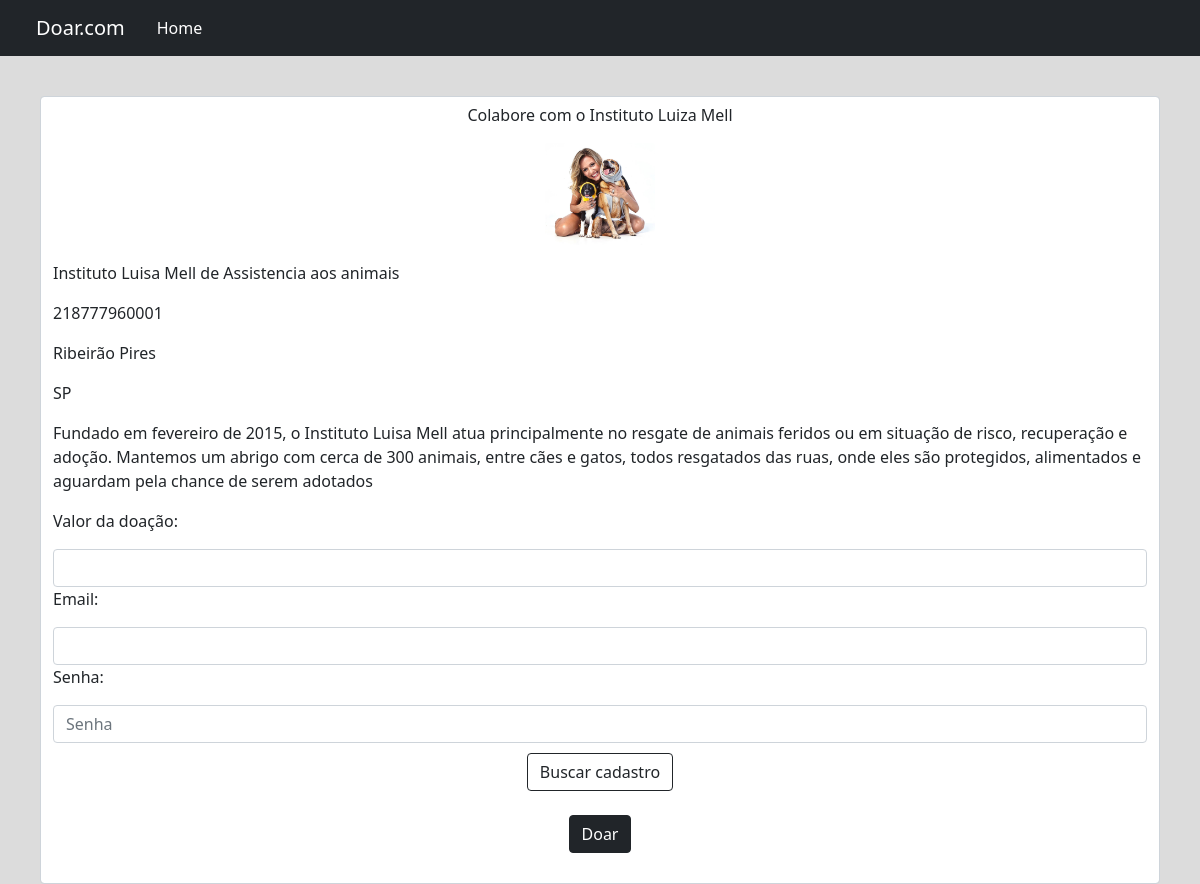
Screenshot of /pages/instituto-luiza-mel.php with the database file from the repository.
### tables this page shows
CREATE TABLE `instituicao` (
  `idinstituicao` int NOT NULL,
  `nome` varchar(100) DEFAULT NULL,
  `cnpj` varchar(20) DEFAULT NULL,
  `cep` varchar(8) NOT NULL,
  `cidade` varchar(100) NOT NULL,
  `logradouro` varchar(200) DEFAULT NULL,
  `numero` varchar(30) DEFAULT NULL,
  `complemento` varchar(100) DEFAULT NULL,
  `bairro` varchar(100) DEFAULT NULL,
  `estado` char(2) DEFAULT NULL,
  `descricao` varchar(500) NOT NULL
);

### pages/instituto-luiza-mel.php (the view, shortened to what this page needs)
<!DOCTYPE html>
<html lang="en">
<head>
    <link href="https://cdn.jsdelivr.net/npm/bootstrap@5.1.3/dist/css/bootstrap.min.css" rel="stylesheet">
    <link rel="stylesheet" href="../css/estilopaginas.css">
</head>
<body>
    <nav class="navbar navbar-expand-lg navbar-dark bg-dark">
        <div class="container-fluid">
            <a class="navbar-brand mx-4" href="#">Doar.com</a>
            <div class="collapse navbar-collapse" id="navbarNav">
                <ul class="navbar-nav">
                    <li class="nav-item">
                        <a class="nav-link active" aria-current="page" href="../index.php">Home</a>
                    </li>
                </ul>
            </div>
        </div>
    </nav>
    <div class="container-div">
        <form action="" method="POST" class="form-control">
            <p>Colabore com o Instituto Luiza Mell</p>
            <p class="texto">
                <img class="rounded mx-auto d-block" src="../imagens/luisaMell.jpg" width="10%" height="10%">
            </p>
            <?php
            include("../bd/conexao.php");
            $sql="SELECT nome, cnpj, cidade, estado, descricao FROM instituicao WHERE idinstituicao = 6";
            $res = mysqli_query($con, $sql);
            while($sql = mysqli_fetch_array($res))
            {
            ?>
                <p class="texto"><label for="nome"><?php echo $sql['nome'];?></label></p>
                <p class="texto"><label for="cnpj"><?php echo $sql['cnpj'];?></label></p>
                <p class="texto"><label for="cidade"><?php echo $sql['cidade'];?></label></p>
                <p class="texto"><label for="estado"><?php echo $sql['estado'];?></label></p>
                <p class="texto"><label for="estado"><?php echo $sql['descricao'];?></label></p>
            <?php
            }
            ?>
                <p class="texto"><label for="valor">Valor da doação:</label></p>
                <input class="form-control" type="number" name="valor" id="valor" required=" " autofocus=" " />
                <p class="texto "><label for="email ">Email:</label></p>
                <input class="form-control " name="email " type="email " id="email" required=" " autofocus=" " />
                <p class="texto"><label for="senha">Senha:</label></p>
                <input type="password" name="senha" id="senha" placeholder="Senha" class="form-control" minlength="8" autocomplete="off" required="" autofocus="">
                <button type="button" id="btnCad" class="btn btn-outline-dark">Buscar cadastro</button><br />
                <button type="button" id="btnEnviar" class="btn btn-dark my-4">Doar</button><br />
        </form>
    </div>
</body>
</html>

### css/estilopaginas.css (style rules this page uses)
form { width: 70%; text-align: center; margin: auto; padding: 10%; }
.texto { text-align: left; }
img { align-items: center; justify-content: center; }
a { align-items: center; justify-content: center; }
body { background-color:gainsboro; }
.container-div { margin-top: 40px; margin-right: 40px; margin-left: 40px; }
button { margin-top: 10px; }

### rows the page displays
instituicao: nome "Instituto Luisa Mell de Assistencia aos animais", cnpj "218777960001", cidade "Ribeirão Pires", estado "SP", descricao "Fundado em fevereiro de 2015, o Instituto Luisa Mell atua principalmente no resgate de animais feridos ou em situação de risco, recuperação e adoção. Mantemos um abrigo com cerca de 300 animais, entre cães e gatos, todos resgatados das ruas, onde eles são protegidos, alimentados e aguardam pela chance de serem adotados"
